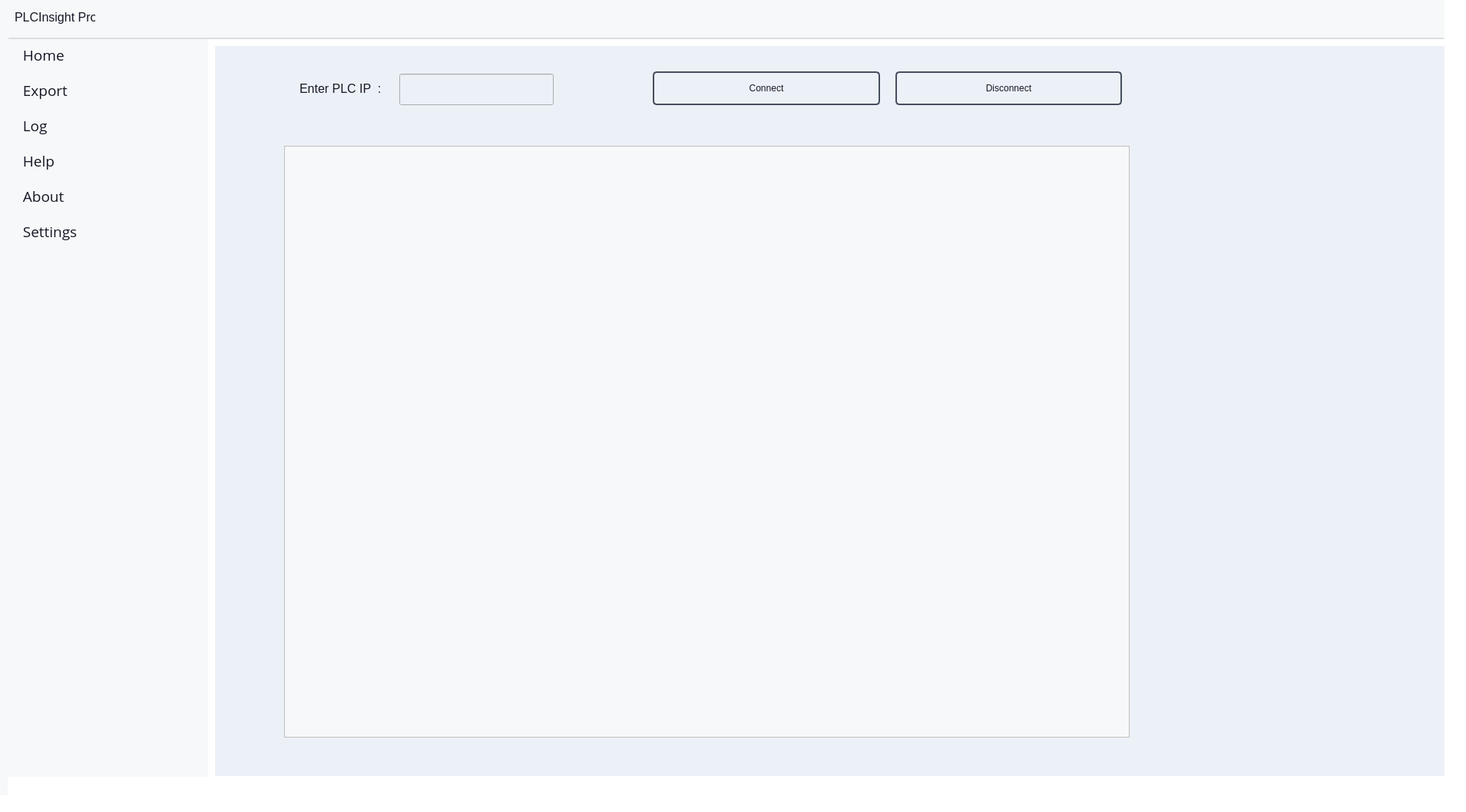
<?xml version="1.0" encoding="UTF-8"?>
<ui version="4.0">
 <class>MainWindow</class>
 <widget class="QMainWindow" name="MainWindow">
  <property name="geometry">
   <rect>
    <x>0</x>
    <y>0</y>
    <width>1909</width>
    <height>1058</height>
   </rect>
  </property>
  <property name="windowTitle">
   <string>MainWindow</string>
  </property>
  <property name="styleSheet">
   <string notr="true">background-color: rgb(255, 255, 255);</string>
  </property>
  <widget class="QWidget" name="centralwidget">
   <property name="styleSheet">
    <string notr="true">/* Set background colors and properties */
QFrame#mainFrame{
background-color: #f3f4f7;
}

QFrame#contentFrame{
background-color: #fff;
}

QFrame#leftMenuFrame{
background-color: #36647b;
}

QWidget#page_License {
background-color: #f0f0f0;
}

QPushButton:checked{
color:#103782;
background-color:#eaedf2;
}
QCheckBox{
font:  &quot;Open Sans&quot;;
font-weight: bold;
font-size: 8pt;
color: #D7DBEC;
}

QTextBrowser{
 font: 12pt &quot;Open Sans&quot;;
color:#171725;
background-color: #F7F8F9;
}

QPushButton{
 font: 12pt &quot;Open Sans&quot;;
 color:#171725;
 height:40px;
 border-radius: 5px;
 height:40px;
 width:150px;
border:2px solid #464f5e;
}

QPushButton:hover{
background-color:#ECF1F7;
}

/* Styles for Tab Widgets */
QTabWidget::pane {
border:1px solid lightgray;
/*background: rgb(245, 245, 245);*/
} 

/* QLabel settings */
QLabel#SettingBg1{
border-radius: 5px;
border-style: solid;
border-width: 2px;
border-color: rgba(40, 40, 40, 0.2);
}

QLabel#SettingBg2{
border-radius: 5px;
border-style: solid;
border-width: 2px;
border-color: rgba(40, 40, 40, 0.2);
}

QLabel#SettingBg3{
border-radius: 5px;
border-style: solid;
border-width: 2px;
border-color: rgba(40, 40, 40, 0.2);
}

QLabel#SettingBg4{
font: 14pt &quot;Open Sans&quot;;
border-radius: 5px;
border-style: Semibold;
border-width: 2px;
border-color:  rgba(40, 40, 40, 0.2);
}

QLabel {
font-size: 12pt;
font:75  &quot;Open Sans&quot;;
font-weight: Semibold;
color:#171725;
background-color: #ECF1F7;
/*font-family: Noto Sans;*/
}

QTableView{
color:#171725;
background-color: #ECF1F7;

}

QHeaderView::section { 
font: 75 10pt &quot;Open Sans&quot;;
color: white;
background-color:#989898; 
}

QDateTimeEdit{
color:#171725;
background-color: #F7F8F9;
}

QTableView::item { 
font: 75 12pt &quot;Open Sans&quot;;
color:white; 
background:#2f373d; 
font-weight:900; 
}

QTableView::item:selected {
font: 75 12pt &quot;open Sans&quot;; 
color:black; 
background:#7cc8b9; 
font-weight:900; 
}

QTextEdit{
color:#171725;
background-color: #F7F8F9;
font: 10pt &quot;Open Sans&quot;;
}


QWidget{
background-color: #F7F8F9;
}
</string>
   </property>
   <widget class="QWidget" name="widget" native="true">
    <property name="geometry">
     <rect>
      <x>10</x>
      <y>0</y>
      <width>1901</width>
      <height>1080</height>
     </rect>
    </property>
    <property name="styleSheet">
     <string notr="true">background-color: rgb(255, 255, 255);</string>
    </property>
    <widget class="QWidget" name="widget_2" native="true">
     <property name="geometry">
      <rect>
       <x>0</x>
       <y>0</y>
       <width>1871</width>
       <height>51</height>
      </rect>
     </property>
     <property name="styleSheet">
      <string notr="true">
Qlabel{
 font: 14pt &quot;Open Sans&quot;;
 color:#103782;
 text-align:left;
 height:40px;
 padding-left:10px;
}
QPushButton:checked{
color:#103782;
background-color:#ECF1F7;

}

QPushButton:hover{
background-color:#ECF1F7;
}

QWidget{
background-color: #F7F8F9;
border-bottom-color:rgba(174, 177, 181,100);
border-style: solid;
border-width: 2px;

}
</string>
     </property>
     <widget class="QLabel" name="label_4">
      <property name="geometry">
       <rect>
        <x>9</x>
        <y>13</y>
        <width>105</width>
        <height>19</height>
       </rect>
      </property>
      <property name="font">
       <font>
        <pointsize>12</pointsize>
        <weight>9</weight>
        <italic>false</italic>
        <bold>false</bold>
       </font>
      </property>
      <property name="styleSheet">
       <string notr="true">border: none;</string>
      </property>
      <property name="text">
       <string>PLCInsight Pro</string>
      </property>
     </widget>
    </widget>
    <widget class="QWidget" name="widget_3" native="true">
     <property name="geometry">
      <rect>
       <x>0</x>
       <y>51</y>
       <width>261</width>
       <height>961</height>
      </rect>
     </property>
     <property name="styleSheet">
      <string notr="true">QPushButton{
 font: 14pt &quot;Open Sans&quot;;
 color:#171725;
 text-align:left;
 height:40px;
 border:none;
 padding-left:10px;
}
QPushButton:checked{
color:#103782;
background-color:#eaedf2;

}

QPushButton:hover{
background-color:#ECF1F7;
}

QWidget{
background-color: #F7F8F9;
}
</string>
     </property>
     <layout class="QVBoxLayout" name="verticalLayout_2">
      <item>
       <layout class="QVBoxLayout" name="verticalLayout">
        <item>
         <widget class="QPushButton" name="navHome">
          <property name="font">
           <font>
            <family>Open Sans</family>
            <pointsize>14</pointsize>
            <weight>50</weight>
            <italic>false</italic>
            <bold>false</bold>
           </font>
          </property>
          <property name="text">
           <string>  Home</string>
          </property>
          <property name="icon">
           <iconset resource="Icons/main_resource.qrc">
            <normaloff>:/Icons/home (3).png</normaloff>:/Icons/home (3).png</iconset>
          </property>
          <property name="iconSize">
           <size>
            <width>25</width>
            <height>25</height>
           </size>
          </property>
          <property name="checkable">
           <bool>true</bool>
          </property>
          <property name="autoExclusive">
           <bool>true</bool>
          </property>
         </widget>
        </item>
        <item>
         <widget class="QPushButton" name="navExport">
          <property name="font">
           <font>
            <family>Open Sans</family>
            <pointsize>14</pointsize>
            <weight>50</weight>
            <italic>false</italic>
            <bold>false</bold>
           </font>
          </property>
          <property name="text">
           <string>  Export</string>
          </property>
          <property name="icon">
           <iconset resource="Icons/main_resource.qrc">
            <normaloff>:/Icons/logout.png</normaloff>:/Icons/logout.png</iconset>
          </property>
          <property name="iconSize">
           <size>
            <width>25</width>
            <height>25</height>
           </size>
          </property>
          <property name="checkable">
           <bool>true</bool>
          </property>
          <property name="autoExclusive">
           <bool>true</bool>
          </property>
         </widget>
        </item>
        <item>
         <widget class="QPushButton" name="navLog">
          <property name="font">
           <font>
            <family>Open Sans</family>
            <pointsize>14</pointsize>
            <weight>50</weight>
            <italic>false</italic>
            <bold>false</bold>
           </font>
          </property>
          <property name="text">
           <string>  Log</string>
          </property>
          <property name="icon">
           <iconset resource="Icons/main_resource.qrc">
            <normaloff>:/Icons/log (1).png</normaloff>:/Icons/log (1).png</iconset>
          </property>
          <property name="iconSize">
           <size>
            <width>25</width>
            <height>25</height>
           </size>
          </property>
          <property name="checkable">
           <bool>true</bool>
          </property>
          <property name="autoExclusive">
           <bool>true</bool>
          </property>
         </widget>
        </item>
        <item>
         <widget class="QPushButton" name="navHelp">
          <property name="font">
           <font>
            <family>Open Sans</family>
            <pointsize>14</pointsize>
            <weight>50</weight>
            <italic>false</italic>
            <bold>false</bold>
           </font>
          </property>
          <property name="text">
           <string>  Help</string>
          </property>
          <property name="icon">
           <iconset resource="Icons/main_resource.qrc">
            <normaloff>:/Icons/question.png</normaloff>:/Icons/question.png</iconset>
          </property>
          <property name="iconSize">
           <size>
            <width>25</width>
            <height>25</height>
           </size>
          </property>
          <property name="checkable">
           <bool>true</bool>
          </property>
          <property name="autoExclusive">
           <bool>true</bool>
          </property>
         </widget>
        </item>
        <item>
         <widget class="QPushButton" name="navAbout">
          <property name="font">
           <font>
            <family>Open Sans</family>
            <pointsize>14</pointsize>
            <weight>50</weight>
            <italic>false</italic>
            <bold>false</bold>
           </font>
          </property>
          <property name="text">
           <string>  About</string>
          </property>
          <property name="icon">
           <iconset resource="Icons/main_resource.qrc">
            <normaloff>:/Icons/info (2).png</normaloff>:/Icons/info (2).png</iconset>
          </property>
          <property name="iconSize">
           <size>
            <width>25</width>
            <height>25</height>
           </size>
          </property>
          <property name="checkable">
           <bool>true</bool>
          </property>
          <property name="autoExclusive">
           <bool>true</bool>
          </property>
         </widget>
        </item>
        <item>
         <widget class="QPushButton" name="navImp">
          <property name="font">
           <font>
            <family>Open Sans</family>
            <pointsize>14</pointsize>
            <weight>50</weight>
            <italic>false</italic>
            <bold>false</bold>
           </font>
          </property>
          <property name="text">
           <string>  Settings</string>
          </property>
          <property name="icon">
           <iconset resource="Icons/main_resource.qrc">
            <normaloff>:/Icons/import (1).png</normaloff>:/Icons/import (1).png</iconset>
          </property>
          <property name="iconSize">
           <size>
            <width>25</width>
            <height>25</height>
           </size>
          </property>
          <property name="checkable">
           <bool>true</bool>
          </property>
          <property name="autoExclusive">
           <bool>true</bool>
          </property>
         </widget>
        </item>
        <item>
         <spacer name="verticalSpacer">
          <property name="orientation">
           <enum>Qt::Vertical</enum>
          </property>
          <property name="sizeHint" stdset="0">
           <size>
            <width>20</width>
            <height>118</height>
           </size>
          </property>
         </spacer>
        </item>
       </layout>
      </item>
     </layout>
    </widget>
    <widget class="QStackedWidget" name="stackedWidget">
     <property name="geometry">
      <rect>
       <x>270</x>
       <y>60</y>
       <width>1601</width>
       <height>951</height>
      </rect>
     </property>
     <property name="currentIndex">
      <number>0</number>
     </property>
     <widget class="QWidget" name="homePage">
      <widget class="QWidget" name="widget_4" native="true">
       <property name="geometry">
        <rect>
         <x>0</x>
         <y>0</y>
         <width>1601</width>
         <height>951</height>
        </rect>
       </property>
       <property name="styleSheet">
        <string notr="true">QWidget{
background-color: #ECF1F7;
}
</string>
       </property>
       <widget class="QTextBrowser" name="textStatus">
        <property name="geometry">
         <rect>
          <x>90</x>
          <y>130</y>
          <width>1101</width>
          <height>771</height>
         </rect>
        </property>
        <property name="styleSheet">
         <string notr="true">font: 10pt &quot;Open Sans&quot;;
color:#171725;
background-color: rgb(247, 248, 249);

</string>
        </property>
       </widget>
       <widget class="QLineEdit" name="inpIp">
        <property name="geometry">
         <rect>
          <x>240</x>
          <y>36</y>
          <width>201</width>
          <height>41</height>
         </rect>
        </property>
        <property name="font">
         <font>
          <pointsize>14</pointsize>
         </font>
        </property>
        <property name="styleSheet">
         <string notr="true"/>
        </property>
       </widget>
       <widget class="QWidget" name="gridLayoutWidget">
        <property name="geometry">
         <rect>
          <x>560</x>
          <y>20</y>
          <width>631</width>
          <height>71</height>
         </rect>
        </property>
        <layout class="QGridLayout" name="gridLayout">
         <property name="leftMargin">
          <number>10</number>
         </property>
         <property name="topMargin">
          <number>10</number>
         </property>
         <property name="rightMargin">
          <number>10</number>
         </property>
         <property name="bottomMargin">
          <number>10</number>
         </property>
         <property name="horizontalSpacing">
          <number>20</number>
         </property>
         <item row="0" column="0">
          <widget class="QPushButton" name="btnConnect">
           <property name="text">
            <string>Connect</string>
           </property>
           <property name="checkable">
            <bool>true</bool>
           </property>
           <property name="autoExclusive">
            <bool>true</bool>
           </property>
          </widget>
         </item>
         <item row="0" column="1">
          <widget class="QPushButton" name="btnDisconnect">
           <property name="text">
            <string>Disconnect</string>
           </property>
           <property name="checkable">
            <bool>true</bool>
           </property>
           <property name="autoExclusive">
            <bool>true</bool>
           </property>
          </widget>
         </item>
        </layout>
        <zorder>btnDisconnect</zorder>
        <zorder>btnConnect</zorder>
       </widget>
       <widget class="QLabel" name="label_6">
        <property name="geometry">
         <rect>
          <x>110</x>
          <y>35</y>
          <width>121</width>
          <height>41</height>
         </rect>
        </property>
        <property name="text">
         <string>Enter PLC IP  :</string>
        </property>
       </widget>
       <zorder>label_6</zorder>
       <zorder>textStatus</zorder>
       <zorder>inpIp</zorder>
       <zorder>gridLayoutWidget</zorder>
      </widget>
     </widget>
     <widget class="QWidget" name="exportPage">
      <widget class="QTableView" name="table_view">
       <property name="geometry">
        <rect>
         <x>90</x>
         <y>90</y>
         <width>1391</width>
         <height>781</height>
        </rect>
       </property>
       <property name="styleSheet">
        <string notr="true">background-color: rgb(236, 241, 247);</string>
       </property>
      </widget>
      <widget class="QLabel" name="label_2">
       <property name="geometry">
        <rect>
         <x>80</x>
         <y>20</y>
         <width>60</width>
         <height>44</height>
        </rect>
       </property>
       <property name="font">
        <font>
         <pointsize>12</pointsize>
         <weight>9</weight>
         <italic>false</italic>
         <bold>false</bold>
        </font>
       </property>
       <property name="styleSheet">
        <string notr="true">background-color:#ECF1F7;</string>
       </property>
       <property name="text">
        <string>  From :</string>
       </property>
      </widget>
      <widget class="QDateTimeEdit" name="from_time">
       <property name="geometry">
        <rect>
         <x>146</x>
         <y>24</y>
         <width>252</width>
         <height>41</height>
        </rect>
       </property>
       <property name="dateTime">
        <datetime>
         <hour>0</hour>
         <minute>0</minute>
         <second>0</second>
         <year>2024</year>
         <month>1</month>
         <day>1</day>
        </datetime>
       </property>
       <property name="date">
        <date>
         <year>2024</year>
         <month>1</month>
         <day>1</day>
        </date>
       </property>
       <property name="time">
        <time>
         <hour>0</hour>
         <minute>0</minute>
         <second>0</second>
        </time>
       </property>
       <property name="minimumDate">
        <date>
         <year>2024</year>
         <month>1</month>
         <day>1</day>
        </date>
       </property>
       <property name="timeSpec">
        <enum>Qt::LocalTime</enum>
       </property>
      </widget>
      <widget class="QLabel" name="label_3">
       <property name="geometry">
        <rect>
         <x>480</x>
         <y>24</y>
         <width>51</width>
         <height>31</height>
        </rect>
       </property>
       <property name="font">
        <font>
         <pointsize>12</pointsize>
         <weight>9</weight>
         <italic>false</italic>
         <bold>false</bold>
        </font>
       </property>
       <property name="styleSheet">
        <string notr="true">background-color:#ECF1F7;</string>
       </property>
       <property name="text">
        <string>  To :</string>
       </property>
      </widget>
      <widget class="QDateTimeEdit" name="to_time">
       <property name="geometry">
        <rect>
         <x>532</x>
         <y>21</y>
         <width>251</width>
         <height>41</height>
        </rect>
       </property>
       <property name="date">
        <date>
         <year>2024</year>
         <month>1</month>
         <day>1</day>
        </date>
       </property>
       <property name="minimumDateTime">
        <datetime>
         <hour>0</hour>
         <minute>0</minute>
         <second>0</second>
         <year>2024</year>
         <month>1</month>
         <day>1</day>
        </datetime>
       </property>
      </widget>
      <widget class="QWidget" name="widget_8" native="true">
       <property name="geometry">
        <rect>
         <x>-10</x>
         <y>0</y>
         <width>1611</width>
         <height>951</height>
        </rect>
       </property>
       <property name="styleSheet">
        <string notr="true">
QWidget{
background-color: #ECF1F7;
}
</string>
       </property>
       <widget class="QWidget" name="layoutWidget">
        <property name="geometry">
         <rect>
          <x>830</x>
          <y>0</y>
          <width>651</width>
          <height>80</height>
         </rect>
        </property>
        <layout class="QGridLayout" name="gridLayout_4">
         <property name="leftMargin">
          <number>10</number>
         </property>
         <property name="topMargin">
          <number>10</number>
         </property>
         <property name="rightMargin">
          <number>10</number>
         </property>
         <property name="bottomMargin">
          <number>10</number>
         </property>
         <property name="horizontalSpacing">
          <number>20</number>
         </property>
         <property name="verticalSpacing">
          <number>0</number>
         </property>
         <item row="0" column="2">
          <widget class="QPushButton" name="show_data_btn">
           <property name="font">
            <font>
             <family>Open Sans</family>
             <pointsize>12</pointsize>
             <weight>50</weight>
             <italic>false</italic>
             <bold>false</bold>
            </font>
           </property>
           <property name="text">
            <string>Show Data</string>
           </property>
           <property name="checkable">
            <bool>true</bool>
           </property>
           <property name="autoExclusive">
            <bool>true</bool>
           </property>
          </widget>
         </item>
         <item row="0" column="1">
          <widget class="QPushButton" name="export_btn">
           <property name="font">
            <font>
             <family>Open Sans</family>
             <pointsize>12</pointsize>
             <weight>50</weight>
             <italic>false</italic>
             <bold>false</bold>
            </font>
           </property>
           <property name="text">
            <string>Export Excel</string>
           </property>
           <property name="checkable">
            <bool>true</bool>
           </property>
           <property name="autoExclusive">
            <bool>true</bool>
           </property>
          </widget>
         </item>
        </layout>
       </widget>
       <widget class="QProgressBar" name="progressBar">
        <property name="geometry">
         <rect>
          <x>1350</x>
          <y>890</y>
          <width>191</width>
          <height>21</height>
         </rect>
        </property>
        <property name="styleSheet">
         <string notr="true"/>
        </property>
        <property name="value">
         <number>50</number>
        </property>
       </widget>
      </widget>
      <zorder>widget_8</zorder>
      <zorder>table_view</zorder>
      <zorder>label_2</zorder>
      <zorder>from_time</zorder>
      <zorder>label_3</zorder>
      <zorder>to_time</zorder>
     </widget>
     <widget class="QWidget" name="logPage">
      <widget class="QWidget" name="widget_9" native="true">
       <property name="geometry">
        <rect>
         <x>0</x>
         <y>0</y>
         <width>1601</width>
         <height>951</height>
        </rect>
       </property>
       <property name="styleSheet">
        <string notr="true">QWidget{
background-color: #ECF1F7;
}

</string>
       </property>
       <widget class="QWidget" name="layoutWidget">
        <property name="geometry">
         <rect>
          <x>440</x>
          <y>10</y>
          <width>631</width>
          <height>71</height>
         </rect>
        </property>
        <layout class="QGridLayout" name="gridLayout_3">
         <property name="leftMargin">
          <number>10</number>
         </property>
         <property name="topMargin">
          <number>10</number>
         </property>
         <property name="rightMargin">
          <number>10</number>
         </property>
         <property name="bottomMargin">
          <number>10</number>
         </property>
         <property name="horizontalSpacing">
          <number>20</number>
         </property>
         <item row="0" column="0">
          <widget class="QPushButton" name="btnClearLog">
           <property name="text">
            <string>Clear</string>
           </property>
           <property name="checkable">
            <bool>true</bool>
           </property>
           <property name="autoExclusive">
            <bool>true</bool>
           </property>
          </widget>
         </item>
         <item row="0" column="1">
          <widget class="QPushButton" name="btnBackup">
           <property name="text">
            <string>BackUP</string>
           </property>
           <property name="checkable">
            <bool>true</bool>
           </property>
           <property name="autoExclusive">
            <bool>true</bool>
           </property>
          </widget>
         </item>
        </layout>
       </widget>
      </widget>
      <widget class="QTextBrowser" name="logField">
       <property name="geometry">
        <rect>
         <x>90</x>
         <y>90</y>
         <width>1401</width>
         <height>761</height>
        </rect>
       </property>
       <property name="styleSheet">
        <string notr="true">font: 10pt  &quot;Open Sans&quot;;
background-color: rgb(247, 248, 249);
color:#171725;

</string>
       </property>
      </widget>
     </widget>
     <widget class="QWidget" name="helpPage">
      <widget class="QWidget" name="widget_6" native="true">
       <property name="geometry">
        <rect>
         <x>0</x>
         <y>0</y>
         <width>1601</width>
         <height>951</height>
        </rect>
       </property>
       <property name="styleSheet">
        <string notr="true">QWidget{
background-color: #ECF1F7;
}
</string>
       </property>
      </widget>
     </widget>
     <widget class="QWidget" name="aboutPage">
      <widget class="QWidget" name="widget_7" native="true">
       <property name="geometry">
        <rect>
         <x>0</x>
         <y>0</y>
         <width>1601</width>
         <height>951</height>
        </rect>
       </property>
       <property name="styleSheet">
        <string notr="true">QWidget{
background-color: #ECF1F7;
}
</string>
       </property>
       <widget class="QLabel" name="label_7">
        <property name="geometry">
         <rect>
          <x>1290</x>
          <y>813</y>
          <width>171</width>
          <height>51</height>
         </rect>
        </property>
        <property name="styleSheet">
         <string notr="true">font: 8pt &quot;Poppins&quot;;</string>
        </property>
        <property name="text">
         <string>Software  Version   : </string>
        </property>
       </widget>
       <widget class="QLabel" name="versionSet">
        <property name="geometry">
         <rect>
          <x>1400</x>
          <y>813</y>
          <width>171</width>
          <height>51</height>
         </rect>
        </property>
        <property name="styleSheet">
         <string notr="true">font: 8pt &quot;Poppins&quot;;</string>
        </property>
        <property name="text">
         <string/>
        </property>
       </widget>
       <widget class="QPushButton" name="activateLicense">
        <property name="geometry">
         <rect>
          <x>1134</x>
          <y>830</y>
          <width>81</width>
          <height>21</height>
         </rect>
        </property>
        <property name="text">
         <string>Activate</string>
        </property>
       </widget>
       <widget class="QLineEdit" name="licenseEnter">
        <property name="geometry">
         <rect>
          <x>720</x>
          <y>832</y>
          <width>409</width>
          <height>20</height>
         </rect>
        </property>
        <property name="styleSheet">
         <string notr="true"/>
        </property>
       </widget>
       <widget class="QLabel" name="licenseLabel">
        <property name="geometry">
         <rect>
          <x>720</x>
          <y>810</y>
          <width>181</width>
          <height>19</height>
         </rect>
        </property>
        <property name="font">
         <font>
          <pointsize>12</pointsize>
          <weight>9</weight>
          <italic>false</italic>
          <bold>false</bold>
         </font>
        </property>
        <property name="text">
         <string>Enter License Key:</string>
        </property>
       </widget>
       <widget class="QTextBrowser" name="textBrowser">
        <property name="geometry">
         <rect>
          <x>90</x>
          <y>40</y>
          <width>1401</width>
          <height>711</height>
         </rect>
        </property>
        <property name="styleSheet">
         <string notr="true">font: 14pt &quot;Open Sans&quot;;
 color:#171725;
background-color: #F7F8F9;</string>
        </property>
        <property name="html">
         <string>&lt;!DOCTYPE HTML PUBLIC &quot;-//W3C//DTD HTML 4.0//EN&quot; &quot;http://www.w3.org/TR/REC-html40/strict.dtd&quot;&gt;
&lt;html&gt;&lt;head&gt;&lt;meta name=&quot;qrichtext&quot; content=&quot;1&quot; /&gt;&lt;style type=&quot;text/css&quot;&gt;
p, li { white-space: pre-wrap; }
&lt;/style&gt;&lt;/head&gt;&lt;body style=&quot; font-family:'Open Sans'; font-size:14pt; font-weight:400; font-style:normal;&quot;&gt;
&lt;p align=&quot;center&quot; style=&quot; margin-top:0px; margin-bottom:0px; margin-left:0px; margin-right:0px; -qt-block-indent:0; text-indent:0px;&quot;&gt;&lt;span style=&quot; font-family:'Poppins'; font-size:10pt; font-weight:600;&quot;&gt;PLCInsight Pro&lt;/span&gt;&lt;/p&gt;
&lt;p align=&quot;center&quot; style=&quot; margin-top:0px; margin-bottom:0px; margin-left:0px; margin-right:0px; -qt-block-indent:0; text-indent:0px;&quot;&gt;&lt;span style=&quot; font-family:'Poppins'; font-size:10pt;&quot;&gt;                          Welcome to PLCInsight Pro, your ultimate solution for efficient data handling, analytics, visualization from Programmable Logic Controllers (PLCs).&lt;/span&gt;&lt;/p&gt;
&lt;p style=&quot;-qt-paragraph-type:empty; margin-top:0px; margin-bottom:0px; margin-left:0px; margin-right:0px; -qt-block-indent:0; text-indent:0px; font-family:'Poppins'; font-size:10pt;&quot;&gt;&lt;br /&gt;&lt;/p&gt;
&lt;p style=&quot; margin-top:0px; margin-bottom:0px; margin-left:0px; margin-right:0px; -qt-block-indent:0; text-indent:0px;&quot;&gt;&lt;span style=&quot; font-family:'Poppins'; font-size:10pt; font-weight:600;&quot;&gt;Introduction:&lt;/span&gt;&lt;/p&gt;
&lt;ul style=&quot;margin-top: 0px; margin-bottom: 0px; margin-left: 0px; margin-right: 0px; -qt-list-indent: 1;&quot;&gt;&lt;li style=&quot; font-family:'Poppins'; font-size:10pt;&quot; style=&quot; margin-top:12px; margin-bottom:12px; margin-left:0px; margin-right:0px; -qt-block-indent:0; text-indent:0px;&quot;&gt;PLCInsight Pro is a cutting-edge software designed to streamline the process of fetching data from PLCs, empowering you to delve deep into your industrial operations. With its robust analytics engine, PLCInsight Pro provides unparalleled insights into your data, uncovering trends, anomalies, and correlations that drive informed decision-making.&lt;/li&gt;
&lt;li style=&quot; font-family:'Poppins'; font-size:10pt;&quot; style=&quot; margin-top:12px; margin-bottom:12px; margin-left:0px; margin-right:0px; -qt-block-indent:0; text-indent:0px;&quot;&gt;Visualizing your data is made easy with PLCInsight Pro's intuitive interface, allowing you to explore your data in meaningful ways. Whether you're monitoring production metrics, analyzing equipment performance, or optimizing processes, our visualization tools help you grasp the full picture with clarity and precision.&lt;/li&gt;
&lt;li style=&quot; font-family:'Poppins'; font-size:10pt;&quot; style=&quot; margin-top:12px; margin-bottom:12px; margin-left:0px; margin-right:0px; -qt-block-indent:0; text-indent:0px;&quot;&gt;Experience the next level of PLC data management with PLCInsight Pro. Revolutionize your operations, maximize efficiency, and unlock the full potential of your industrial processes.&lt;/li&gt;&lt;/ul&gt;
&lt;p style=&quot;-qt-paragraph-type:empty; margin-top:0px; margin-bottom:0px; margin-left:0px; margin-right:0px; -qt-block-indent:0; text-indent:0px; font-family:'Poppins'; font-size:10pt;&quot;&gt;&lt;br /&gt;&lt;/p&gt;
&lt;p style=&quot; margin-top:0px; margin-bottom:0px; margin-left:0px; margin-right:0px; -qt-block-indent:0; text-indent:0px;&quot;&gt;&lt;span style=&quot; font-family:'Poppins'; font-size:10pt; font-weight:600;&quot;&gt;Who Can Benefit?&lt;/span&gt;&lt;/p&gt;
&lt;p style=&quot;-qt-paragraph-type:empty; margin-top:0px; margin-bottom:0px; margin-left:0px; margin-right:0px; -qt-block-indent:0; text-indent:0px; font-family:'Poppins'; font-size:10pt;&quot;&gt;&lt;br /&gt;&lt;/p&gt;
&lt;ul style=&quot;margin-top: 0px; margin-bottom: 0px; margin-left: 0px; margin-right: 0px; -qt-list-indent: 1;&quot;&gt;&lt;li style=&quot; font-family:'Poppins'; font-size:10pt;&quot; style=&quot; margin-top:12px; margin-bottom:12px; margin-left:0px; margin-right:0px; -qt-block-indent:0; text-indent:0px;&quot;&gt;&lt;span style=&quot; font-weight:600;&quot;&gt;Manufacturers&lt;/span&gt;: Streamline production processes, minimize downtime, and optimize resource utilization with real-time insights into equipment performance and production metrics.&lt;/li&gt;
&lt;li style=&quot; font-family:'Poppins'; font-size:10pt;&quot; style=&quot; margin-top:12px; margin-bottom:12px; margin-left:0px; margin-right:0px; -qt-block-indent:0; text-indent:0px;&quot;&gt;&lt;span style=&quot; font-weight:600;&quot;&gt;Automation Engineers&lt;/span&gt;: Enhance system performance and reliability by monitoring PLC data in real time and proactively addressing issues before they escalate.&lt;/li&gt;
&lt;li style=&quot; font-family:'Poppins'; font-size:10pt;&quot; style=&quot; margin-top:12px; margin-bottom:12px; margin-left:0px; margin-right:0px; -qt-block-indent:0; text-indent:0px;&quot;&gt;&lt;span style=&quot; font-weight:600;&quot;&gt;Plant Managers&lt;/span&gt;: Gain visibility into plant operations, track key performance indicators, and make data-driven decisions to improve overall efficiency and productivity.&lt;/li&gt;
&lt;li style=&quot; font-family:'Poppins'; font-size:10pt;&quot; style=&quot; margin-top:12px; margin-bottom:12px; margin-left:0px; margin-right:0px; -qt-block-indent:0; text-indent:0px;&quot;&gt;&lt;span style=&quot; font-weight:600;&quot;&gt;Maintenance Teams&lt;/span&gt;: Predict equipment failures, schedule preventive maintenance tasks, and ensure optimal equipment performance to minimize costly downtime&lt;/li&gt;&lt;/ul&gt;
&lt;p style=&quot;-qt-paragraph-type:empty; margin-top:0px; margin-bottom:0px; margin-left:0px; margin-right:0px; -qt-block-indent:0; text-indent:0px; font-family:'Poppins'; font-size:10pt;&quot;&gt;&lt;br /&gt;&lt;/p&gt;
&lt;p style=&quot;-qt-paragraph-type:empty; margin-top:0px; margin-bottom:0px; margin-left:0px; margin-right:0px; -qt-block-indent:0; text-indent:0px; font-family:'Poppins'; font-size:10pt;&quot;&gt;&lt;br /&gt;&lt;/p&gt;
&lt;p style=&quot;-qt-paragraph-type:empty; margin-top:0px; margin-bottom:0px; margin-left:0px; margin-right:0px; -qt-block-indent:0; text-indent:0px; font-family:'Poppins'; font-size:10pt;&quot;&gt;&lt;br /&gt;&lt;/p&gt;
&lt;p style=&quot;-qt-paragraph-type:empty; margin-top:0px; margin-bottom:0px; margin-left:0px; margin-right:0px; -qt-block-indent:0; text-indent:0px; font-family:'Poppins'; font-size:10pt;&quot;&gt;&lt;br /&gt;&lt;/p&gt;
&lt;p style=&quot;-qt-paragraph-type:empty; margin-top:0px; margin-bottom:0px; margin-left:0px; margin-right:0px; -qt-block-indent:0; text-indent:0px; font-family:'Poppins'; font-size:10pt;&quot;&gt;&lt;br /&gt;&lt;/p&gt;
&lt;p style=&quot;-qt-paragraph-type:empty; margin-top:0px; margin-bottom:0px; margin-left:0px; margin-right:0px; -qt-block-indent:0; text-indent:0px; font-family:'Poppins'; font-size:10pt;&quot;&gt;&lt;br /&gt;&lt;/p&gt;
&lt;p style=&quot;-qt-paragraph-type:empty; margin-top:0px; margin-bottom:0px; margin-left:0px; margin-right:0px; -qt-block-indent:0; text-indent:0px; font-family:'Poppins'; font-size:10pt;&quot;&gt;&lt;br /&gt;&lt;/p&gt;
&lt;p style=&quot;-qt-paragraph-type:empty; margin-top:0px; margin-bottom:0px; margin-left:0px; margin-right:0px; -qt-block-indent:0; text-indent:0px; font-family:'Poppins'; font-size:10pt;&quot;&gt;&lt;br /&gt;&lt;/p&gt;
&lt;p style=&quot; margin-top:0px; margin-bottom:0px; margin-left:0px; margin-right:0px; -qt-block-indent:0; text-indent:0px;&quot;&gt;&lt;span style=&quot; font-family:'Poppins'; font-size:10pt; font-weight:600;&quot;&gt;Contact Us  :  &lt;/span&gt;&lt;span style=&quot; font-family:'Poppins'; font-size:10pt;&quot;&gt;info@proliteautomation.com&lt;/span&gt;&lt;/p&gt;&lt;/body&gt;&lt;/html&gt;</string>
        </property>
       </widget>
      </widget>
     </widget>
     <widget class="QWidget" name="importPage">
      <widget class="QWidget" name="widget_5" native="true">
       <property name="geometry">
        <rect>
         <x>-140</x>
         <y>0</y>
         <width>1741</width>
         <height>781</height>
        </rect>
       </property>
       <property name="styleSheet">
        <string notr="true">QWidget{
background-color: #ECF1F7;
}
</string>
       </property>
       <widget class="QWidget" name="layoutWidget">
        <property name="geometry">
         <rect>
          <x>390</x>
          <y>300</y>
          <width>1011</width>
          <height>261</height>
         </rect>
        </property>
        <layout class="QGridLayout" name="gridLayout_2">
         <property name="leftMargin">
          <number>25</number>
         </property>
         <property name="topMargin">
          <number>25</number>
         </property>
         <property name="rightMargin">
          <number>40</number>
         </property>
         <property name="bottomMargin">
          <number>30</number>
         </property>
         <property name="horizontalSpacing">
          <number>35</number>
         </property>
         <property name="verticalSpacing">
          <number>30</number>
         </property>
         <item row="1" column="1">
          <widget class="QPushButton" name="btnDownloadExcel">
           <property name="font">
            <font>
             <family>Open Sans</family>
             <pointsize>12</pointsize>
             <weight>50</weight>
             <italic>false</italic>
             <bold>false</bold>
            </font>
           </property>
           <property name="text">
            <string>Download reference file</string>
           </property>
           <property name="checkable">
            <bool>true</bool>
           </property>
           <property name="autoExclusive">
            <bool>true</bool>
           </property>
          </widget>
         </item>
         <item row="0" column="1">
          <widget class="QPushButton" name="btnImpExcel">
           <property name="font">
            <font>
             <family>Open Sans</family>
             <pointsize>12</pointsize>
             <weight>50</weight>
             <italic>false</italic>
             <bold>false</bold>
            </font>
           </property>
           <property name="text">
            <string>Open</string>
           </property>
           <property name="checkable">
            <bool>true</bool>
           </property>
           <property name="autoExclusive">
            <bool>true</bool>
           </property>
          </widget>
         </item>
         <item row="0" column="0">
          <widget class="QLabel" name="label">
           <property name="styleSheet">
            <string notr="true"/>
           </property>
           <property name="text">
            <string>Open the excel file and upload in DB</string>
           </property>
          </widget>
         </item>
         <item row="1" column="0">
          <widget class="QLabel" name="label_5">
           <property name="styleSheet">
            <string notr="true"/>
           </property>
           <property name="text">
            <string>For referencr click the download Btn and make the excel format as it in reference file</string>
           </property>
          </widget>
         </item>
        </layout>
       </widget>
      </widget>
      <widget class="QTextBrowser" name="logImp">
       <property name="geometry">
        <rect>
         <x>0</x>
         <y>810</y>
         <width>1601</width>
         <height>141</height>
        </rect>
       </property>
      </widget>
     </widget>
    </widget>
    <zorder>widget_3</zorder>
    <zorder>stackedWidget</zorder>
    <zorder>widget_2</zorder>
   </widget>
  </widget>
  <widget class="QMenuBar" name="menubar">
   <property name="geometry">
    <rect>
     <x>0</x>
     <y>0</y>
     <width>1909</width>
     <height>21</height>
    </rect>
   </property>
  </widget>
  <widget class="QStatusBar" name="statusbar"/>
 </widget>
 <resources>
  <include location="Icons/main_resource.qrc"/>
 </resources>
 <connections/>
</ui>
